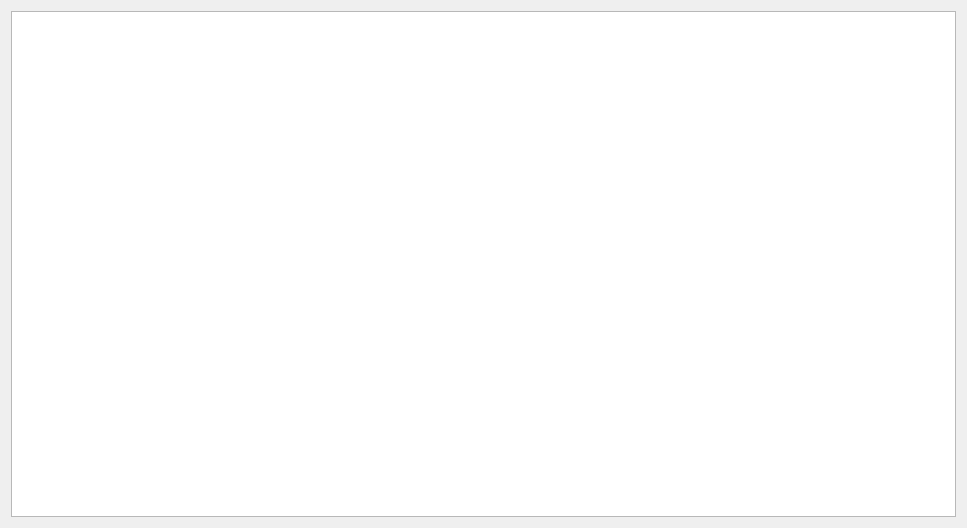
<?xml version="1.0" encoding="UTF-8"?>
<ui version="4.0">
 <class>textWindow</class>
 <widget class="QWidget" name="textWindow">
  <property name="geometry">
   <rect>
    <x>0</x>
    <y>0</y>
    <width>967</width>
    <height>528</height>
   </rect>
  </property>
  <property name="windowTitle">
   <string>Form</string>
  </property>
  <layout class="QVBoxLayout" name="verticalLayout">
   <item>
    <widget class="QTextEdit" name="textEdit"/>
   </item>
  </layout>
 </widget>
 <resources/>
 <connections/>
</ui>
